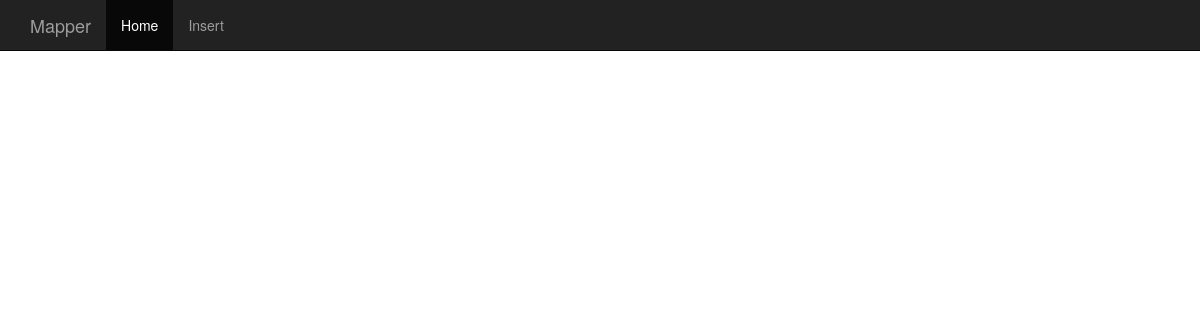
Before: / with the older database file.
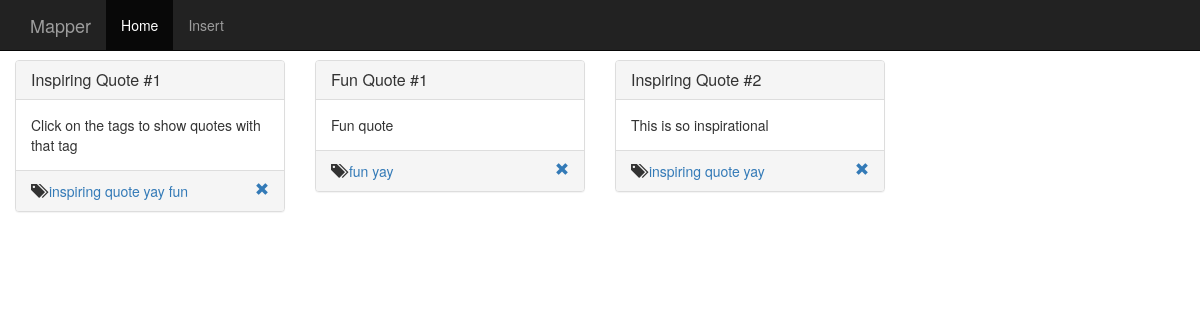
After: the same page with the newer database file.
### tables this page shows
CREATE TABLE quotes (
  id integer primary key autoincrement,
  title text not null,
  quote text not null,
  isbn integer not null,
  page_no integer not null
);

CREATE TABLE tags (
  quote_id integer,
  tag text not null
);

### mapper.py (the view)
@app.route('/')
def display_all():
    all_quotes = []
    quote_ids = g.db.execute('select id from quotes;').fetchall()
    quote_ids = [int(i[0]) for i in quote_ids]
    for i in quote_ids:
        quote_query = g.db.execute('select * from quotes where id = ?;',[i]).fetchone()
        tags = g.db.execute('select tag from tags where quote_id = ?;',[i]).fetchall()
        tags_for_post = []
        for tag in tags:
            tags_for_post.append(tag[0])
        current_quote = Quote.Quote(quote_query[0],quote_query[1],quote_query[2],quote_query[3],quote_query[4],tags_for_post)
        all_quotes.append(current_quote)
    return render_template('quotes.html', quotes = all_quotes)

### mapper.py (called while the page is built)
def connect_db():
    rv = sqlite3.connect(app.config['DATABASE'])
    rv.row_factory = sqlite3.Row
    return rv

def get_db():
    if not hasattr(g, 'db'):
        g.db = connect_db()
    return g.db

@app.before_request
def before_request():
    get_db()

### templates/quotes.html (shortened to what this page needs)
{% extends "base.html" %}
{% block body %}
		{% for q in quotes %}
		<div class='col-md-3'>
		<div class="panel panel-default">
			<div class="panel-heading">
			    <h3 class="panel-title">{{q.title}}</h3>
			</div>
			<div class="panel-body">
				{{q.quote}}
			</div>
			<div class="panel-footer">
				<span class="glyphicon glyphicon-tags"></span>
				{% for t in q.tags %}
					<a href='/tag/{{t}}'>{{t}}</a>
				{% endfor %}
				<a class='pull-right glyphicon glyphicon-remove' href='/delete/{{q.id}}'></a>
			</div>
		</div>
	</div>
		{% endfor %}
</div>
{% endblock %}

### templates/base.html (shortened to what this page needs)
<html>
<head>
	<head>
    <link rel="stylesheet" href="//netdna.bootstrapcdn.com/bootstrap/3.0.3/css/bootstrap.min.css">
    <link rel="stylesheet" href="{{ url_for('static', filename='styles.css')}}">
</head>
<body>
	<div class="navbar navbar-inverse navbar-fixed-top" role="navigation">
      <div class="container">
        <div class="navbar-header">
          <a class="navbar-brand" href="/">Mapper</a>
        </div>
        <div class="collapse navbar-collapse">
          <ul class="nav navbar-nav">
            <li {% if request.path == "/" %} class="active" {% endif %}><a href="/">Home</a></li>
            <li {% if request.path == "/insert" %} class="active" {% endif %}><a href="/insert">Insert</a></li>
          </ul>
        </div>
      </div>
    </div>
    <div id='main-wrapper'>
{% block body %}
{% endblock %}
</body>

### static/styles.css (style rules this page uses)
#main-wrapper { padding-top: 60px; }

Changed rows visible on the page:
added quotes: title "Inspiring Quote #1", quote "Click on the tags to show quotes with that tag"
added tags: tag "inspiring", shown under "Inspiring Quote #1"
added tags: tag "quote", shown under "Inspiring Quote #1"
added tags: tag "yay", shown under "Inspiring Quote #1"
added tags: tag "fun", shown under "Inspiring Quote #1"
added quotes: title "Fun Quote #1", quote "Fun quote"
added tags: tag "fun", shown under "Fun Quote #1"
added tags: tag "yay", shown under "Fun Quote #1"
added quotes: title "Inspiring Quote #2", quote "This is so inspirational"
added tags: tag "inspiring", shown under "Inspiring Quote #2"
added tags: tag "quote", shown under "Inspiring Quote #2"
added tags: tag "yay", shown under "Inspiring Quote #2"
